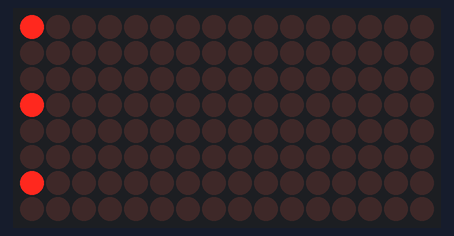
A sketch run on a simulated Arduino Uno, built with avr-gcc and run on an emulated ATmega328P. Parts: 16×8 LED matrix.

Above: at 0.25 s.
At 1.96 s:
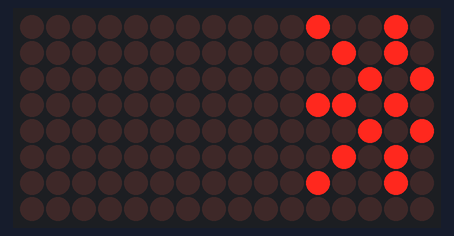
At 3.68 s:
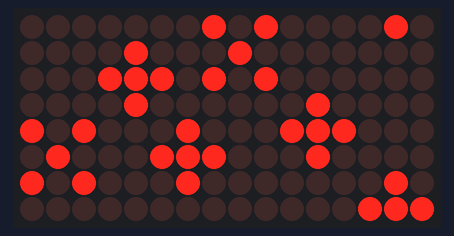
At 5.39 s:
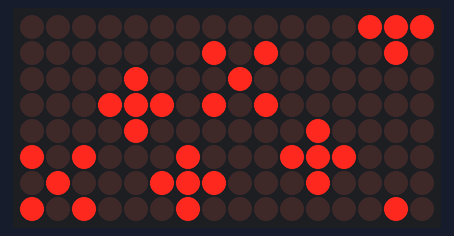
At 7.2 s:
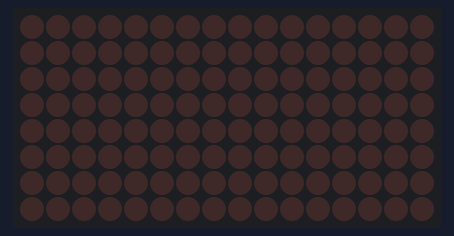
At 10.03 s:
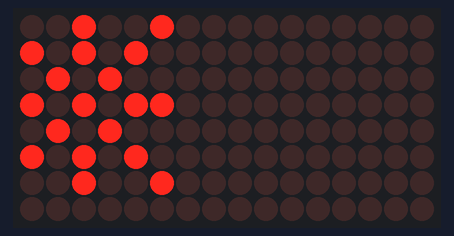

Measured:
- by itself, everything shown: repeats every 9.3 s, in 70 steps
- what the display in image 4 shows lasts 2.3 s, from 7.2 s to 9.5 s

The sketch:

sketch_sep03d.ino
```cpp
#include <MaxMatrix.h>

// создаем спрайт снежинки
byte snowstar[] = {
  9, 8, B00000000, B01001001, B00101010, B00010100, B01101011, B00010100, B00101010, B01001001, B00000000};
// создаем снегопада
byte snow[] = {
  16,  8, B10000010, B00000001, B10000010, B00100000, B01110000, B00100001, B10000011, B00101001, B00010000, B00101000, B10000000,0B11000001, B10000000, B00000100, B00001110, B00000100};

// описание подключения
// DIN к 8
// CS к 9
// CLK к 10
// 2 модуля
MaxMatrix m(10, 11, 12, 2);

void setup(){
  m.init();
  m.setIntensity(0); // яркость 0 из 15
}

void loop(){

  // двигаем снежинку из-за левой границы за правую через цикл
  for (int i=-8; i<16; i++)
  {
    delay(100);
   m.writeSprite(i, 0, snowstar);
  }

//  delay(100); // пауза
  // печатаем снегопад в 6 этажей
  m.writeSprite(0, 0, snow);
  m.writeSprite(0, -8, snow);
  m.writeSprite(0, -16, snow);
  m.writeSprite(0, -24, snow);
  m.writeSprite(0, -32, snow);
  m.writeSprite(0, -40, snow);

  // снегопад ... УРА !
  for (int i=0; i<32; i++)
  {
    m.shiftDown(true);
    delay(100);
  }
  // ветер сдувает снежинки, красота !
  for (int i=0; i<16; i++)
  {
    m.shiftLeft(false);
    delay(100);
  }
  delay(2000);

}
```
